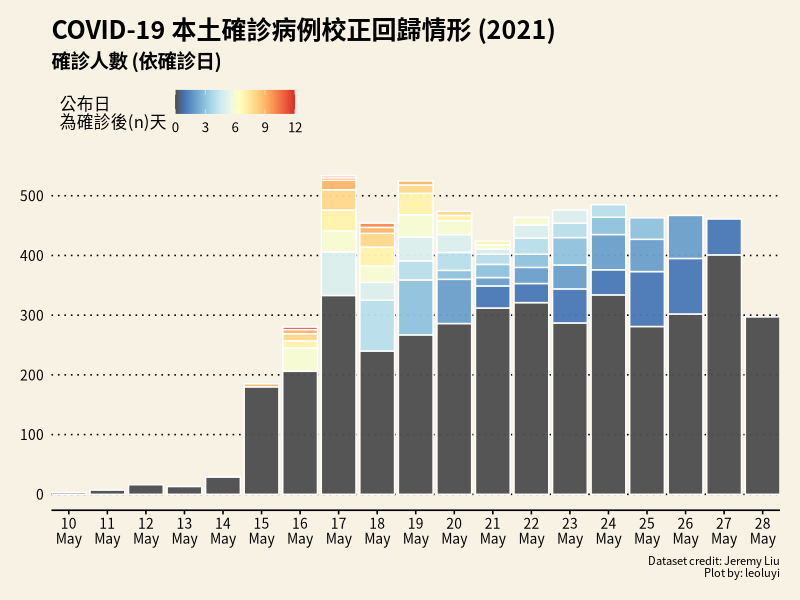
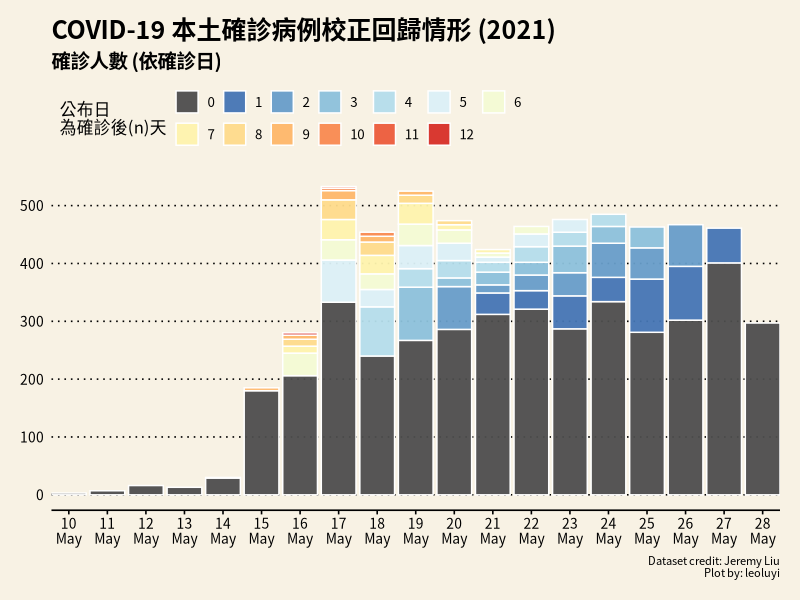
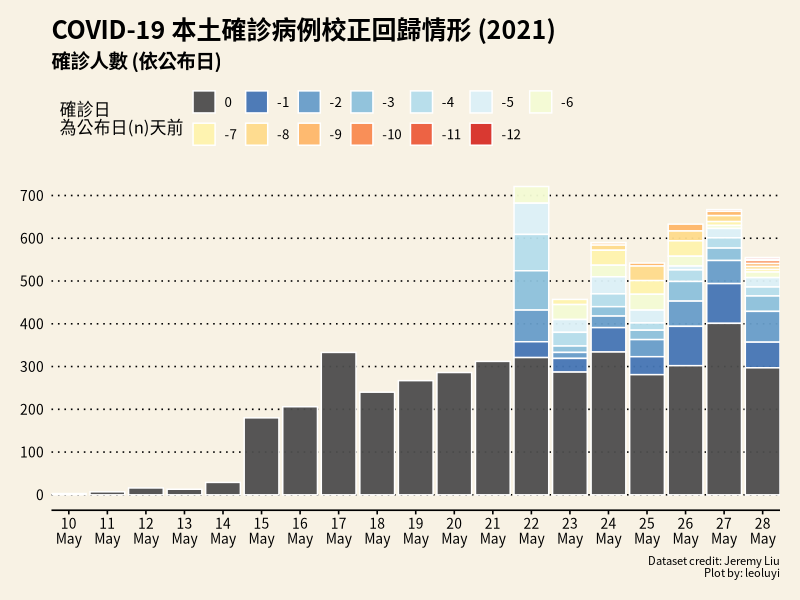
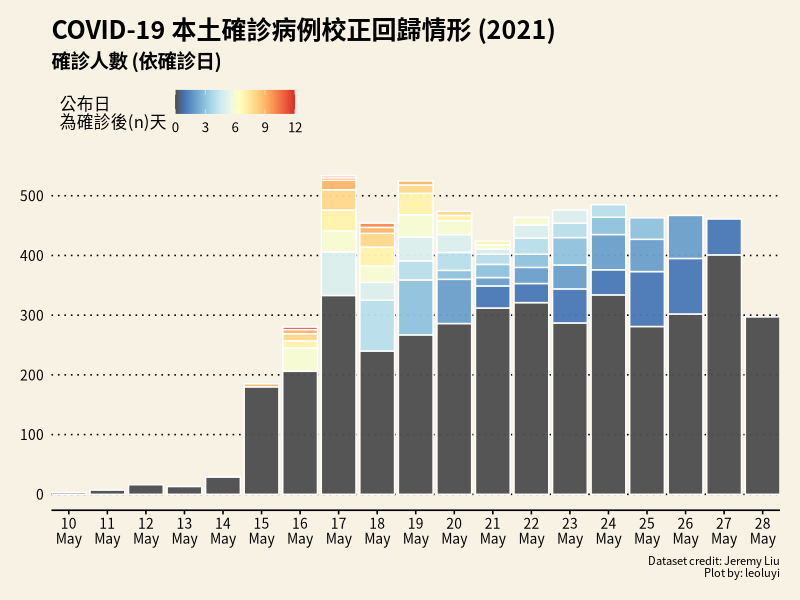
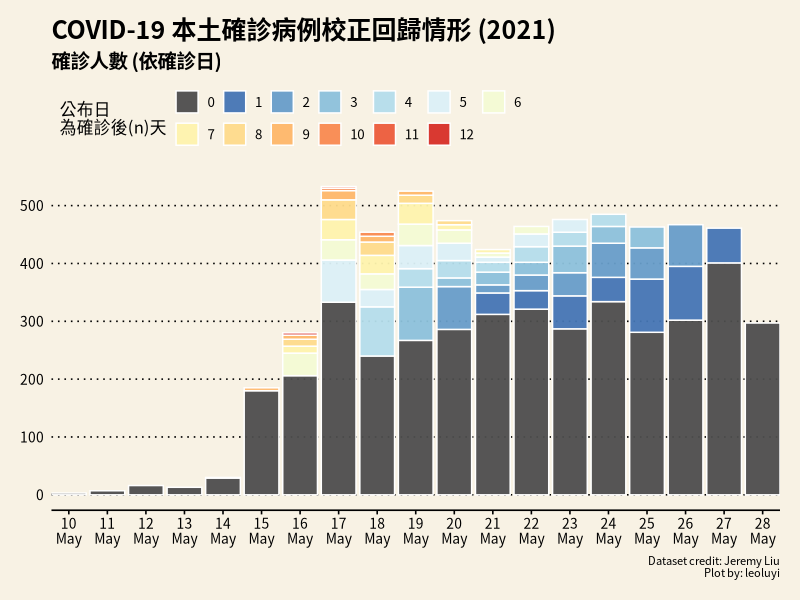
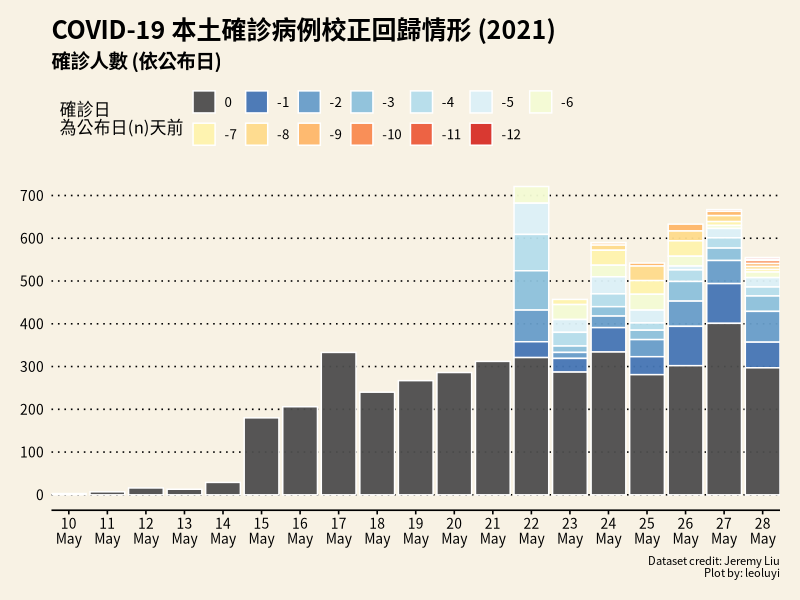

Generate these figures, in order, with R:
library(magrittr)
library(readr)
library(tidyverse)
library(RColorBrewer)
library(ggthemes)

# Data manipulation -------------------------------------------------------

data <- read_csv(
  "dataset/covid19_modified_twdata_20210528.csv",
  col_types = cols(
    date = col_date(format = "%Y-%m-%d"),
    released_date = col_date(format = "%Y-%m-%d")
  )) %>%
  rename("confirmed_date" = "date")


data <- data %>%
  mutate(
    days_diff = as.integer(confirmed_date - released_date),
    days_delay = as.integer(released_date - confirmed_date),
  ) %>% 
  mutate(
    days_diff_d = fct_rev(factor(days_diff, ordered = TRUE)),
    days_delay_d = factor(days_delay, ordered = TRUE)
  )


# Plots -------------------------------------------------------------------

my_theme =
  theme_wsj(base_family = NULL, title_family = NULL, base_size = 12) +
  theme(
    text = element_text(family = "Noto Sans CJK TC"),  # MacOS only
    plot.title = element_text(size = 18, face = "bold"),
    plot.subtitle = element_text(size = 14, face = "bold"),
    legend.title = element_text(size = 12),
    legend.position = "top",
    legend.justification = "left",
    axis.text = element_text(size = 10, face = "plain"),
    plot.caption = element_text(size = 8, face = "plain")
  )

old_theme = theme_set(my_theme)

p1 <- data %>%
  ggplot(mapping = aes(x=confirmed_date, y=diff_n, fill=days_delay)) +
  geom_bar(
    stat = "identity",
    colour="white",
    position = position_stack(reverse = TRUE),
    alpha = 0.95
  ) +
  scale_fill_gradientn(
    name = "公布日\n為確診後(n)天",
    colors = c(
      "gray30",
      rev(colorRampPalette(brewer.pal(n = 9, name = "RdYlBu"))(length(unique(data$days_delay)-1)))
    )
  ) +
  scale_x_date(
    expand            = c(0,0),     # remove excess x-axis space before and after case bars
    date_breaks       = "day",      # date labels and major vertical grid-lines appear
    date_minor_breaks = "day",      # minor vertical lines appear
    date_labels       = "%d\n%b"    # date labels format
  ) +
  scale_y_continuous(
    breaks = scales::breaks_width(100),
    minor_breaks = scales::breaks_width(50)
  ) +
  ggtitle("COVID-19 本土確診病例校正回歸情形 (2021)",
          subtitle = "確診人數 (依確診日)") +
  xlab("確診日") + ylab(NULL) +
  labs(caption=str_c("Dataset credit: Jeremy Liu", "Plot by: leoluyi", sep = "\n")) +
  my_theme
p1

p2 <- data %>%
  ggplot(mapping = aes(x=confirmed_date, y=diff_n, fill=days_delay_d)) +
  geom_bar(
    stat = "identity",
    colour="white",
    position = position_stack(reverse = TRUE),
    alpha = 0.95
  ) +
  scale_fill_manual(
    name = "公布日\n為確診後(n)天",
    values = c(
      "gray30",
      rev(colorRampPalette(brewer.pal(n = 9, name = "RdYlBu"))(nlevels(data$days_delay_d)-1))
    )
  ) +
  scale_x_date(
    expand            = c(0,0),     # remove excess x-axis space before and after case bars
    date_breaks       = "day",      # date labels and major vertical grid-lines appear
    date_minor_breaks = "day",      # minor vertical lines appear
    date_labels       = "%d\n%b"    # date labels format
  ) +
  scale_y_continuous(
    breaks = scales::breaks_width(100),
    minor_breaks = scales::breaks_width(50)
  ) +
  ggtitle("COVID-19 本土確診病例校正回歸情形 (2021)",
          subtitle = "確診人數 (依確診日)") +
  xlab("確診日") + ylab(NULL) +
  labs(caption=str_c("Dataset credit: Jeremy Liu", "Plot by: leoluyi", sep = "\n")) +
  guides(fill = guide_legend(ncol = 7, byrow=TRUE)) +
  my_theme
p2

p3 <- data %>%
  ggplot(mapping = aes(x=released_date, y=diff_n, fill=days_diff_d)) +
  geom_bar(
    stat = "identity",
    colour = "white",
    position = position_stack(reverse = TRUE),
    alpha = 0.95
  ) +
  scale_fill_manual(
    name = "確診日\n為公布日(n)天前",
    # values = c("gray26", viridis(nlevels(data$days_diff_d)-1))
    values = c(
      "gray30",
      rev(colorRampPalette(brewer.pal(n = 9, name = "RdYlBu"))(nlevels(data$days_diff_d)-1))
    )
  ) +
  scale_x_date(
    expand            = c(0,0),
    date_breaks       = "day",
    date_minor_breaks = "day",
    date_labels       = "%d\n%b") +
  scale_y_continuous(
    breaks = scales::breaks_width(100),
    minor_breaks = scales::breaks_width(50)
  ) +
  ggtitle("COVID-19 本土確診病例校正回歸情形 (2021)",
          subtitle = "確診人數 (依公布日)") +
  xlab("公布日") + ylab(NULL) +
  labs(caption=str_c("Dataset credit: Jeremy Liu", "Plot by: leoluyi", sep = "\n")) +
  guides(fill = guide_legend(ncol = 7, byrow=TRUE)) +
  my_theme
p3

ggsave("img/p1.png", p1, width = 8, height = 6)
ggsave("img/p2.png", p2, width = 8, height = 6)
ggsave("img/p3.png", p3, width = 8, height = 6)

## References
# https://epirhandbook.com/epidemic-curves.html
# https://www.datanovia.com/en/blog/top-r-color-palettes-to-know-for-great-data-visualization

